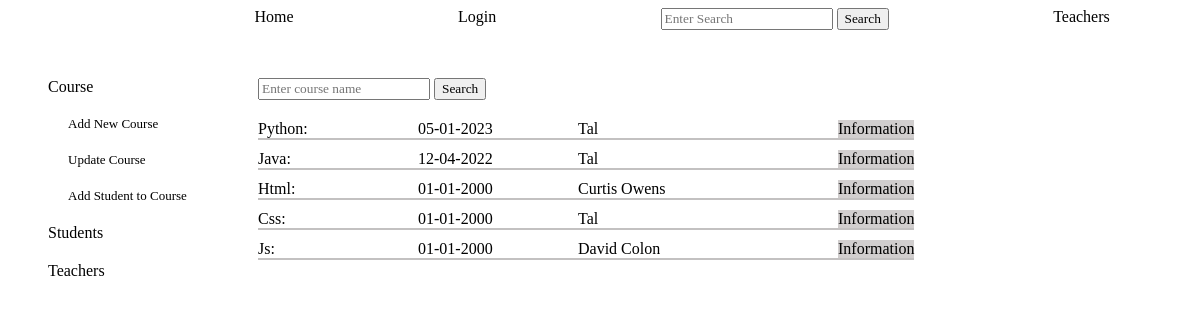
The app's page /admin_courses with its own data.
### tables this page shows
CREATE TABLE courses (
        id INTEGER PRIMARY KEY,
        name TEXT NOT NULL,
        description TEXT,
        teacher_id TEXT NOT NULL,
        start TEXT,
        day TEXT,
        time TEXT, 
        FOREIGN KEY (teacher_id) REFERENCES teachers (id)
        );

CREATE TABLE teachers (
        id INTEGER PRIMARY KEY,
        name TEXT NOT NULL,
        email TEXT NOT NULL UNIQUE,
        phone TEXT UNIQUE
        );

### app.py (the view, shortened to what this page needs)
@app.route('/admin_courses',methods=['GET', 'POST'])
def admin_courses(): # courses information and actions for admin
    log=check_log()
    info=chek_admin()
    form=['create']
    return render_template('admin_courses.html', log=log, info=info, course_dict='', course_attend='', attend_update='', attend_date_update='', form=form, courses_teachers=courses_teachers())

### app.py (called while the page is built)
def check_log(): #check if user is loged in or not
    log_result={}
    if "name" in session:
        link='/logout'
        log='Logout'
        log_result['link']=link
        log_result['log']=log
        return log_result
    else:
        link='/login'
        log='Login'
        log_result['link']=link
        log_result['log']=log
        return log_result

def chek_admin():
    if "role" in session:
        info={}
        if session['role']=='admin':
            info['id']=session['id']
            info['link']=f"/administrator/{session['id']}"
            info['word']='Administrator'
            info['hello']=f"Hello {crud.admin_name(session['id'])}- what do you want to do?"
        if session['role']=='teacher':
            info['id']=session['id']
            info['link']=f"/teacher_profile/{session['id']}"
            info['word']=f"Welcome {crud.teacher_name(session['id'])}"
        if session['role']=='student':
            info['id']=session['id']
            info['link']=f"/student_profile/{session['id']}"
            info['word']=f"Welcome {crud.student_name(session['id'])}"
        return info

### crud.py (called while the page is built)
def read_all(table):
    return query(f"SELECT * FROM {table}")

### functions.py (called while the page is built)
def create_courses_objects(courses: list):
    courses_objects=[classes.Course(course[0], course[1], course[2], course[3], course[4], course[5], course[6] ) for course in courses]
    for c in courses_objects:
        c.start=f'{c.start[8:]}-{c.start[5:7]}-{c.start[0:4]}'
    return courses_objects

def create_teachers_objects(teachers: list):
    teachers_objects=[classes.Teacher(teacher[0], teacher[1], teacher[2], teacher[3]) for teacher in teachers]
    return teachers_objects

def courses_teachers():
    courses_teachers=[]
    for course in create_courses_objects(crud.read_all('courses')):
        for teacher in create_teachers_objects(crud.read_all('teachers')):
            if course.teacher_id==str(teacher.tid):
                course_teacher=classes.Course(course.tid, course.name, course.description, teacher.name, course.start, course.day, course.time)
                courses_teachers.append(course_teacher)
    return courses_teachers

### setup_db.py (called while the page is built)
def query(sql):
    with sqlite3.connect('students.db') as conn:
        cur=conn.cursor()
        cur.execute(sql)
        return cur.fetchall()

### templates/admin_courses.html (shortened to what this page needs)
{% include "admin_nav_courses.html" %}
    <div class="admin_courses_main">
        <div class="main_course_search">
            <div class="course_search">
                {% for f in form %}
                <form action="" method="POST">
                    <input type="text" name="search" placeholder="Enter course name">
                    <input type="submit" value="Search">
                </form>
                {% endfor %}
            </div>
            <div class="courses_list">
                {% for course in courses_teachers %}
                <div class="course_info">
                    <div class="course_name"> {{course.name}}:</div>
                    <div class="course_start">{{course.start}}</div>
                    <div class="course_teacher">{{course.teacher_id}}</div>
                    <a href="/course_info/{{course.tid}}">Information</a>
                </div>
                {% endfor %}
            </div>
        </div>
    </div>
    <div class="info_more_links">
    </div>
</div>

### templates/admin_nav_courses.html (shortened to what this page needs)
{% extends "base.html" %}
{% block content %}
<div class="admin_pages">
    <div class="links">
        <div class="link"><a href="/admin_courses">Course</a></div>
            <div class="more_links">
                <div class="link"><a href="/add_course">Add New Course</a></div>
                <div class="link"><a href="/update_courses">Update Course</a></div>
                <div class="link"><a href="/course_registration">Add Student to Course</a></div>
            </div>
        <div class="link"><a href="/admin_students">Students</a></div>
        <div class="link"><a href="/admin_teachers">Teachers</a></div>
    </div>
{% endblock %}

### templates/base.html
{% include "header.html" %}
{% block content %}
{% endblock %}

### templates/header.html (shortened to what this page needs)
<!DOCTYPE html>
<html lang="en">
<head>
    <link rel="stylesheet" href="../static/style.css">
</head>
<body>
 <div class="navbar">
    <a href="/home">Home</a>
    <a href="{{log.link}}">{{log.log}}</a>
    <form action="/search" method="">
        <input type="text" name="search" placeholder="Enter Search">
        <input type="submit" value="Search">
    </form>
    <a href="/teachers">Teachers</a>
 </div>

### static/style.css (style rules this page uses)
input { font-family: 'Times New Roman', Times, serif; }
.links { display: flex; flex-direction: column; gap: 20px; margin-left: 20px; grid-column: 1; grid-row: 2; }
.link>* { text-decoration: none; color: black; }
.more_links { display: flex; flex-direction: column; gap: 20px; margin-left: 20px; font-size:small; width: 120px; }
.navbar { width: 100%; text-decoration: none; display: flex; justify-content: space-around; }
.navbar>* { text-decoration: none; color: black; }
.admin_pages { display: grid; grid-template-columns: max-content max-content; grid-template-rows: max-content max-content; column-gap: 70px; row-gap: 10px; margin-left: 20px; }
.info_more_links { display: flex; gap: 5px; grid-row: 1; grid-column: 2; height: 18px; margin-left: 320px; }
.admin_courses_main { grid-column: 2; grid-row: 2; display: flex; }
.main_course_search { display: flex; flex-direction: column; gap:20px; }
.courses_list { display: flex; flex-direction: column; gap:10px; }
.course_info { display: flex; gap: 10px; justify-content: left; border-bottom: solid; border-width: 2px; border-color: rgb(195, 193, 193); }
.course_info>a { text-decoration: none; color: black; background-color: rgb(209, 206, 206); }
.course_name { width: 150px; }
.course_start { width:150px ; }
.course_teacher { width: 250px; }

### records on screen
courses: name "Python"
teachers: teacher_id "Tal" "Tal" "Tal"
courses: name "Java"
courses: name "Html"
teachers: teacher_id "Curtis Owens"
courses: name "Css"
courses: name "Js"
teachers: teacher_id "David Colon"

### other values on screen
{{ log.log }} "Login"
{{ course.start }} "05-01-2023" "12-04-2022" "01-01-2000" "01-01-2000" "01-01-2000"
